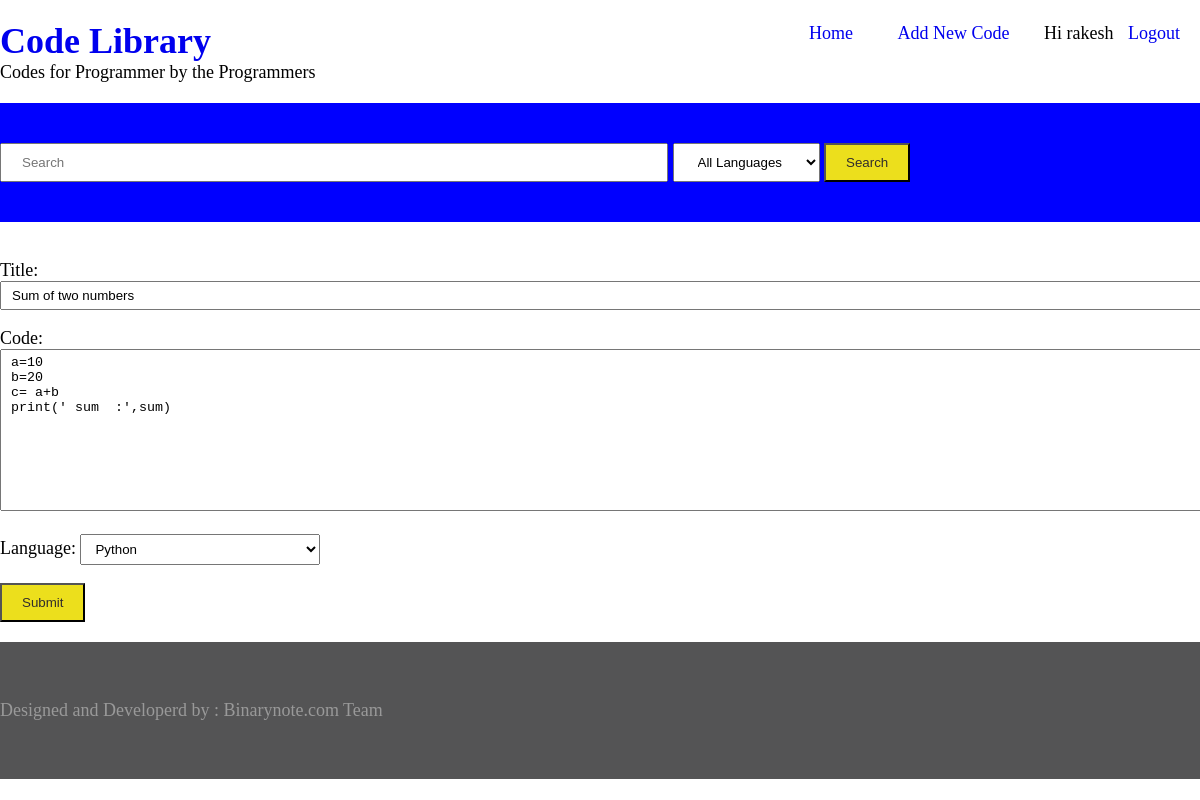
Page /14/update/ (signed in) on the earlier database version.
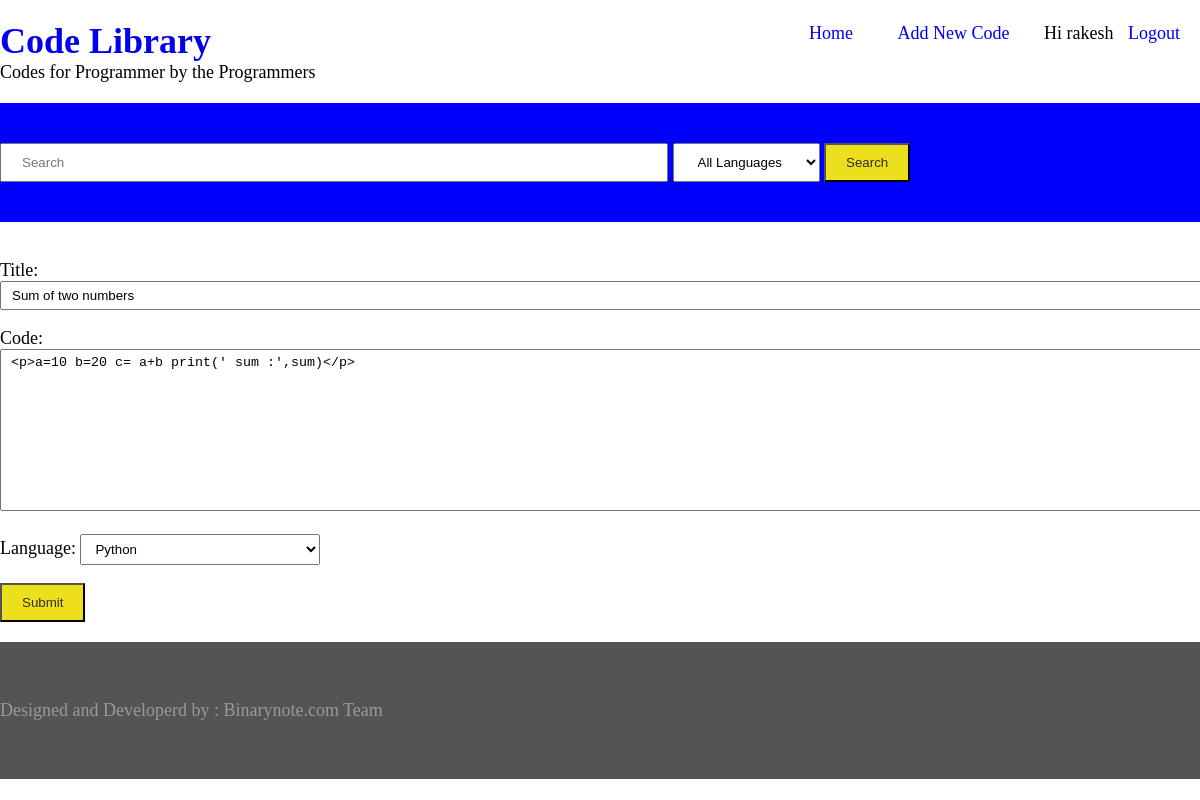
Same page on the later database version.
### library/models.py (models this page shows, shortened)
class code(models.Model):
    STATUS = [('Dr', 'Draft'), ('Pub', 'Published')]
    language = models.ForeignKey('language', on_delete=models.CASCADE)
    title = models.CharField(max_length=250)
    code = models.TextField()
    keywords = TaggableManager()
    status = models.CharField(max_length=20, choices=STATUS, default='Dr')
    submitted_on = models.DateField(auto_now=True)
    updated_on = models.DateField(auto_now=False)
    author      =models.ForeignKey(User, default = 1, on_delete = models.CASCADE)

### library/views.py (the view)
# urls.py: path('<int:pk>/update/', updateCode.as_view(), name="update"),
class updateCode(LoginRequiredMixin, UpdateView):
    model = code
    fields = ('title', 'code', 'keywords', 'language')
    context_object_name = 'post'
    template_name = 'library/codeForm.html'
    success_url = reverse_lazy('home')

### library/models.py (called while the page is built)
    def __str__(self):
        return self.language

### library/templates/library/codeForm.html (shortened to what this page needs)
{% extends 'library/base.html' %}
    {% block content %}
        <form class="codeform" action="" method="POST">
            {{ form.as_p }}
            <button name="submit" type="submit" value="submit">Submit</button>
        </form>
    {% endblock %}

Differences in the rows shown:
changed code "Sum of two numbers": code "a=10 b=20 c= a+b print(' sum :',sum)" → "<p>a=10 b=20 c= a+b print(' sum :',sum)</p>"
